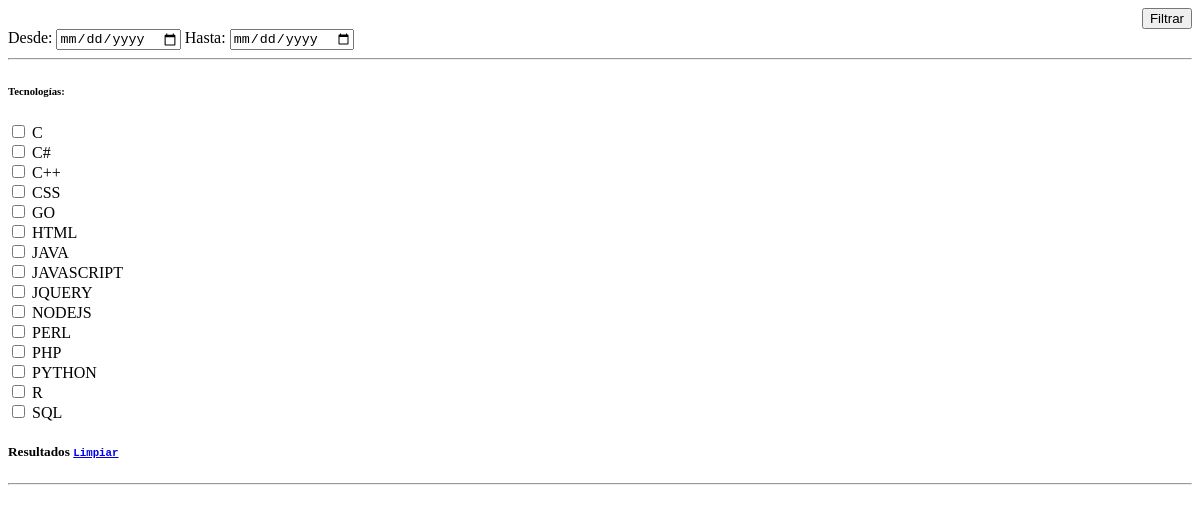
Page /index.php/filtros/getTecno on the committed database.
### tables this page shows
CREATE TABLE `tecnologias` (
  `id` int(11) NOT NULL,
  `tecnologia` varchar(255) NOT NULL,
  `status` int(11) NOT NULL
);

### application/controllers/Filtros.php (called while the page is built, shortened)
<?php defined('BASEPATH') OR exit('No direct script access allowed');
class Filtros extends CI_Controller {
    public function __construct()
    {
        $this->load->model("Tecnologias_model");
        $this->load->model("Filtros_model");
    }
    public function getTecno()
    {
        $data = array('tecnologias' => $this->Tecnologias_model->getTecnologias());
        $this->load->view("programadores/filtros_modal", $data);
    }
}

### index.php (called while the page is built, shortened)
<?php
require_once BASEPATH.'core/CodeIgniter.php';

### application/models/Tecnologias_model.php (called while the page is built, shortened)
<?php if ( ! defined('BASEPATH')) exit('No direct script access allowed');
class Tecnologias_model extends CI_Model {
	public function getTecnologias()
	{
		$this->db->select("*");
		$this->db->from("tecnologias");
		$query = $this->db->get();
		return $query->result();
	}
}

### application/views/programadores/filtros_modal.php (the view, shortened to what this page needs)
<div class="row">
    <div id="divTecnologias" class="col-md-2 reportes-box">
        <div align="right"><button type="button" id="btnFiltrar" class="btn btn-success w-2 btn-sm">Filtrar</button></div>
        <label>Desde:</label>
        <input class="form-control" type="date" name="desde" id="desde">
        <label>Hasta:</label>
        <input class="form-control" type="date" name="hasta" id="hasta">
        <hr>
        <h6>Tecnologías:</h6>
        <?php foreach($tecnologias as $tecno): ?>
            <div class="list-group-item checkbox">
                <label><input class="tecnologias-checkbox" type="checkbox" id="checkboxTecno" value="<?php echo $tecno->id;?>" > <?php echo $tecno->tecnologia;?></label>
            </div>
        <?php endforeach;?>
    </div>
    <div id="" class="col-md-9 reportes-box filtroData">
        <h5>Resultados  <code><a href="#" onclick="limpiartabla()">Limpiar</a></code></h5>
        <hr>
    </div>
</div>

### rows in the picture
tecnologias: tecnologia "C"
tecnologias: tecnologia "C#"
tecnologias: tecnologia "C++"
tecnologias: tecnologia "CSS"
tecnologias: tecnologia "GO"
tecnologias: tecnologia "HTML"
tecnologias: tecnologia "JAVA"
tecnologias: tecnologia "JAVASCRIPT"
tecnologias: tecnologia "JQUERY"
tecnologias: tecnologia "NODEJS"
tecnologias: tecnologia "PERL"
tecnologias: tecnologia "PHP"
tecnologias: tecnologia "PYTHON"
tecnologias: tecnologia "R"
tecnologias: tecnologia "SQL"
